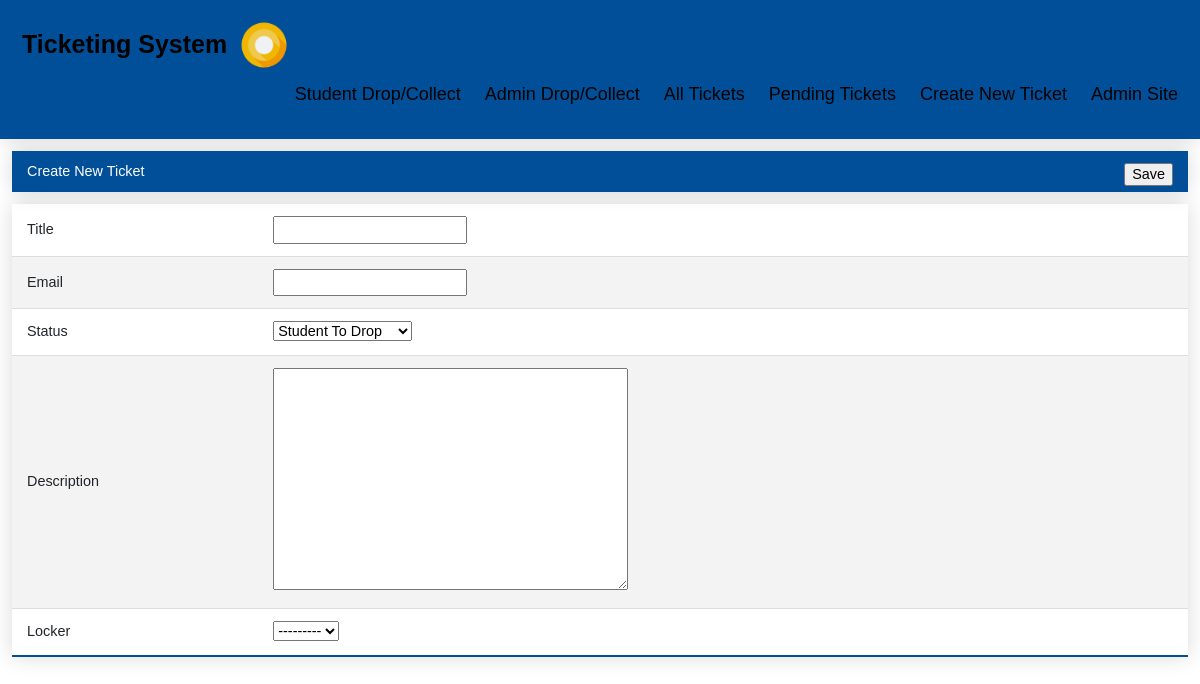
Before: /ticket/create with the older database file.
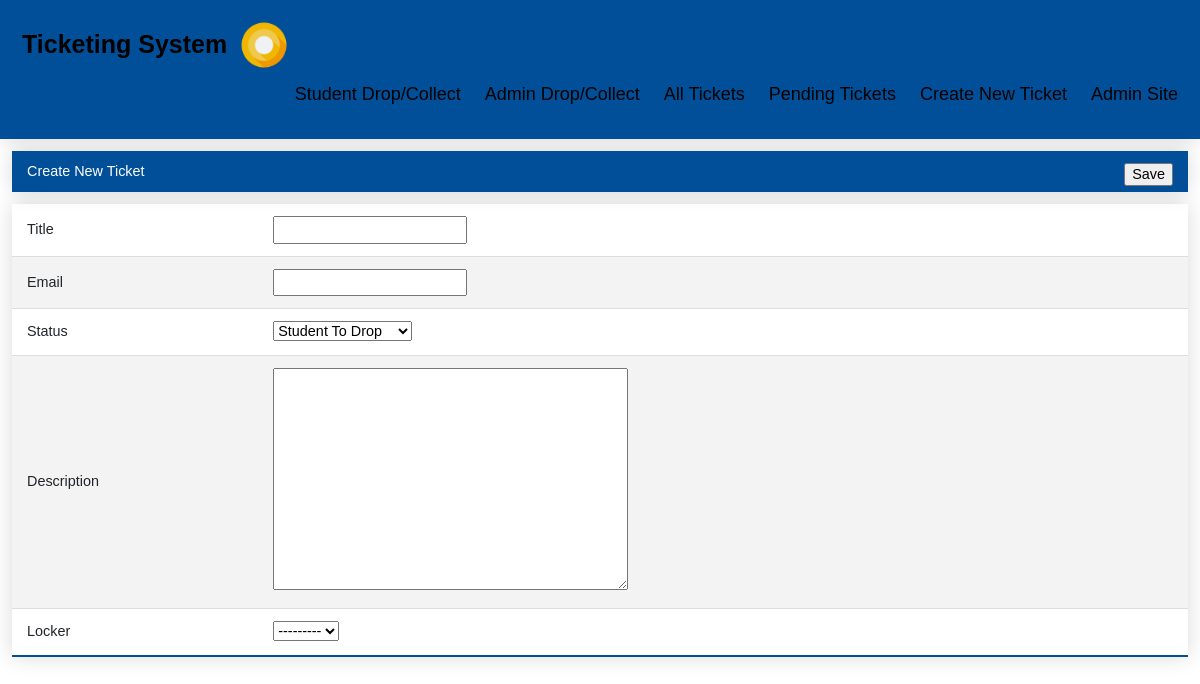
After: the same page with the newer database file.
### ticketApp/models.py (models this page shows)
class Locker(models.Model):
	locker_num = models.IntegerField(blank=True,null=True)
	locker_status = models.CharField(max_length=15, choices=LockerStatus.choices, default=LockerStatus.AVAILABLE)
	locker_available = models.BooleanField(default=True)
	created_at = models.DateTimeField('created at', auto_now_add=True)
	updated_at = models.DateTimeField('updated at', auto_now=True)
	def __str__(self):
		return str(self.locker_num)

### ticketApp/views.py (the view)
# urls.py: path('ticket/create', views.create_ticket, name='create_ticket'),
def create_ticket(request):
	form = TicketForm()
	return render(request, "create_ticket.html", {'form': form})

### ticketApp/forms.py
class TicketForm(forms.ModelForm):
    class Meta:
        model = Ticket
        fields = ('title','requester_email','status','description','locker_num')

### ticketApp/templates/create_ticket.html (shortened to what this page needs)
{% extends 'base.html' %}
{% block content %}
<form action="{% url 'save_ticket' %}" method="post">
	<div class="ticket">
		<table class="styled-table">
		<h2> Create New Ticket <input type="submit" value="Save" class="sel header-right"></h2>
		<tbody>
			<tr>
				<td>Title</td>
				<td>{{ form.title }}</td>
			</tr>
			<tr>
				<td>Email</td>
				<td>{{ form.requester_email }}</td>
			</tr>
			<tr>
				<td>Status</td>
				<td>{{ form.status }}</td>
			</tr>
			<tr>
				<td>Description</td>
				<td>{{ form.description }}</td>
			</tr>
			<tr>
				<td>Locker</td>
				<td>{{ form.locker_num }}</td>
			</tr>
		</tbody>
		</table>
	</div>
</form>
{% endblock %}

Changed rows visible on the page:
added Locker: locker_num "---------"
Other visible differences:
form field locker_num: "---------" → (not shown)
